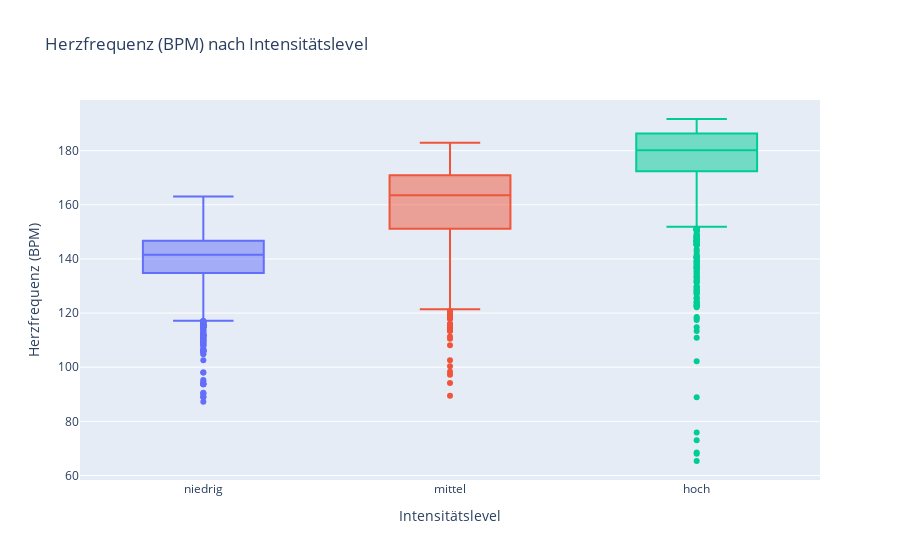
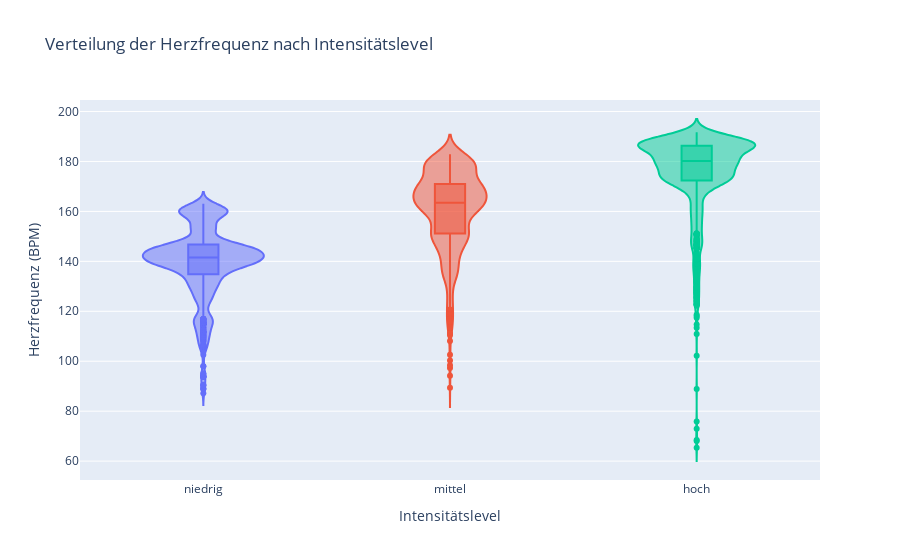

Here is the notebook cell these charts were saved with, in order:
### Markdown cell above
## Visualisierungen

### Code cell
# Boxplot der Herzfrequenz nach Intensitätslevel
fig1 = px.box(df, x='intensity_label', y='bpm_clean',
              title='Herzfrequenz (BPM) nach Intensitätslevel',
              labels={'intensity_label': 'Intensitätslevel', 'bpm_clean': 'Herzfrequenz (BPM)'},
              color='intensity_label',
              category_orders={'intensity_label': ['niedrig', 'mittel', 'hoch']})
fig1.update_layout(showlegend=False)
fig1.show()

# Violinplot zur Verteilung
fig2 = px.violin(df, x='intensity_label', y='bpm_clean',
                 title='Verteilung der Herzfrequenz nach Intensitätslevel',
                 labels={'intensity_label': 'Intensitätslevel', 'bpm_clean': 'Herzfrequenz (BPM)'},
                 color='intensity_label',
                 box=True,
                 category_orders={'intensity_label': ['niedrig', 'mittel', 'hoch']})
fig2.update_layout(showlegend=False)
fig2.show()

### Figure 1 — Plotly figure (JSON) as saved in the notebook; plotly's stock layout.template omitted (floating-point values rounded to 4 significant figures; data arrays with more than 128 entries replaced by an {"elided": "..."} marker saying what was removed)
{"data": [{"alignmentgroup": "True", "hovertemplate": "Intensitätslevel=%{x}<br>Herzfrequenz (BPM)=%{y}<extra></extra>", "legendgroup": "niedrig", "marker": {"color": "#636efa"}, "name": "niedrig", "notched": false, "offsetgroup": "niedrig", "orientation": "v", "showlegend": true, "type": "box", "x": {"elided": "976 str values"}, "x0": " ", "xaxis": "x", "y": {"elided": "976 float values"}, "y0": " ", "yaxis": "y"}, {"alignmentgroup": "True", "hovertemplate": "Intensitätslevel=%{x}<br>Herzfrequenz (BPM)=%{y}<extra></extra>", "legendgroup": "mittel", "marker": {"color": "#EF553B"}, "name": "mittel", "notched": false, "offsetgroup": "mittel", "orientation": "v", "showlegend": true, "type": "box", "x": {"elided": "1022 str values"}, "x0": " ", "xaxis": "x", "y": {"elided": "1022 float values"}, "y0": " ", "yaxis": "y"}, {"alignmentgroup": "True", "hovertemplate": "Intensitätslevel=%{x}<br>Herzfrequenz (BPM)=%{y}<extra></extra>", "legendgroup": "hoch", "marker": {"color": "#00cc96"}, "name": "hoch", "notched": false, "offsetgroup": "hoch", "orientation": "v", "showlegend": true, "type": "box", "x": {"elided": "1180 str values"}, "x0": " ", "xaxis": "x", "y": {"elided": "1180 float values"}, "y0": " ", "yaxis": "y"}], "layout": {"boxmode": "overlay", "legend": {"title": {"text": "Intensitätslevel"}, "tracegroupgap": 0}, "showlegend": false, "title": {"text": "Herzfrequenz (BPM) nach Intensitätslevel"}, "xaxis": {"anchor": "y", "categoryarray": ["niedrig", "mittel", "hoch"], "categoryorder": "array", "domain": [0, 1], "title": {"text": "Intensitätslevel"}}, "yaxis": {"anchor": "x", "domain": [0, 1], "title": {"text": "Herzfrequenz (BPM)"}}}}

### Figure 2 — Plotly figure (JSON) as saved in the notebook; plotly's stock layout.template omitted (floating-point values rounded to 4 significant figures; data arrays with more than 128 entries replaced by an {"elided": "..."} marker saying what was removed)
{"data": [{"alignmentgroup": "True", "box": {"visible": true}, "hovertemplate": "Intensitätslevel=%{x}<br>Herzfrequenz (BPM)=%{y}<extra></extra>", "legendgroup": "niedrig", "marker": {"color": "#636efa"}, "name": "niedrig", "offsetgroup": "niedrig", "orientation": "v", "scalegroup": "True", "showlegend": true, "type": "violin", "x": {"elided": "976 str values"}, "x0": " ", "xaxis": "x", "y": {"elided": "976 float values"}, "y0": " ", "yaxis": "y"}, {"alignmentgroup": "True", "box": {"visible": true}, "hovertemplate": "Intensitätslevel=%{x}<br>Herzfrequenz (BPM)=%{y}<extra></extra>", "legendgroup": "mittel", "marker": {"color": "#EF553B"}, "name": "mittel", "offsetgroup": "mittel", "orientation": "v", "scalegroup": "True", "showlegend": true, "type": "violin", "x": {"elided": "1022 str values"}, "x0": " ", "xaxis": "x", "y": {"elided": "1022 float values"}, "y0": " ", "yaxis": "y"}, {"alignmentgroup": "True", "box": {"visible": true}, "hovertemplate": "Intensitätslevel=%{x}<br>Herzfrequenz (BPM)=%{y}<extra></extra>", "legendgroup": "hoch", "marker": {"color": "#00cc96"}, "name": "hoch", "offsetgroup": "hoch", "orientation": "v", "scalegroup": "True", "showlegend": true, "type": "violin", "x": {"elided": "1180 str values"}, "x0": " ", "xaxis": "x", "y": {"elided": "1180 float values"}, "y0": " ", "yaxis": "y"}], "layout": {"legend": {"title": {"text": "Intensitätslevel"}, "tracegroupgap": 0}, "showlegend": false, "title": {"text": "Verteilung der Herzfrequenz nach Intensitätslevel"}, "violinmode": "overlay", "xaxis": {"anchor": "y", "categoryarray": ["niedrig", "mittel", "hoch"], "categoryorder": "array", "domain": [0, 1], "title": {"text": "Intensitätslevel"}}, "yaxis": {"anchor": "x", "domain": [0, 1], "title": {"text": "Herzfrequenz (BPM)"}}}}
